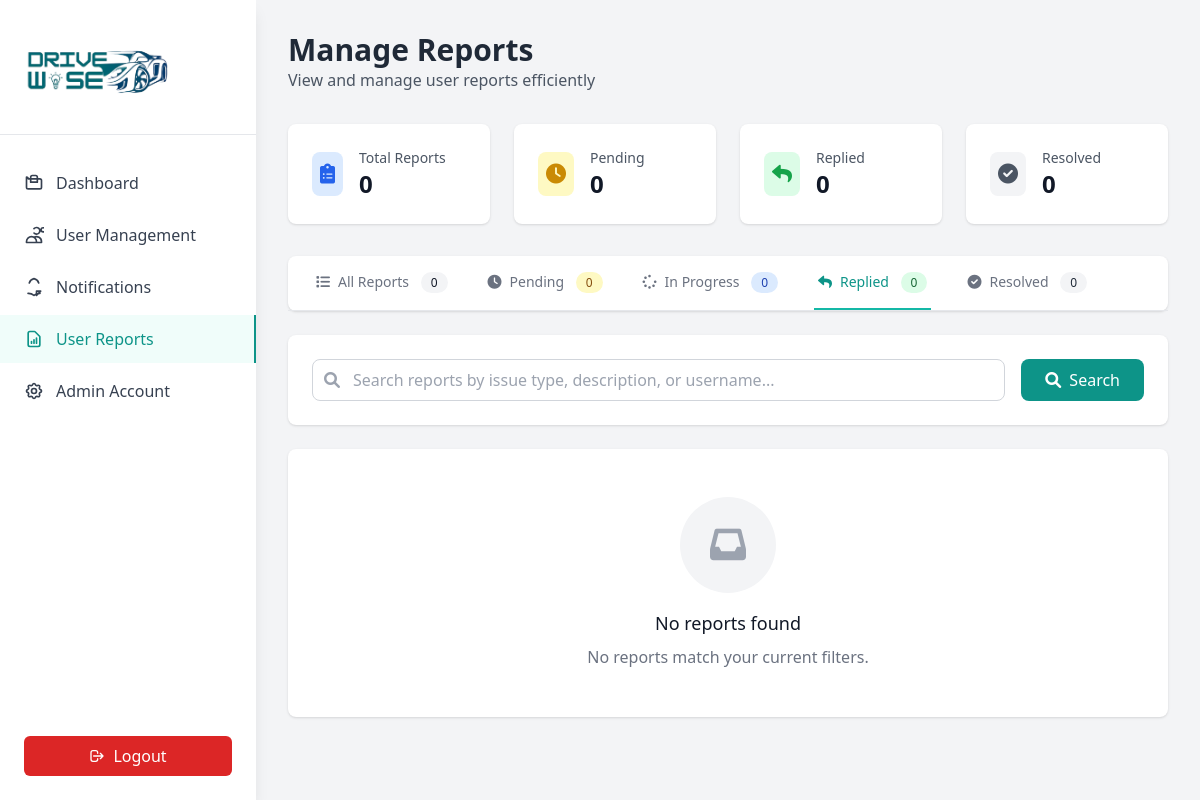
The app's page /reports.php?status=replied (signed in), older data.
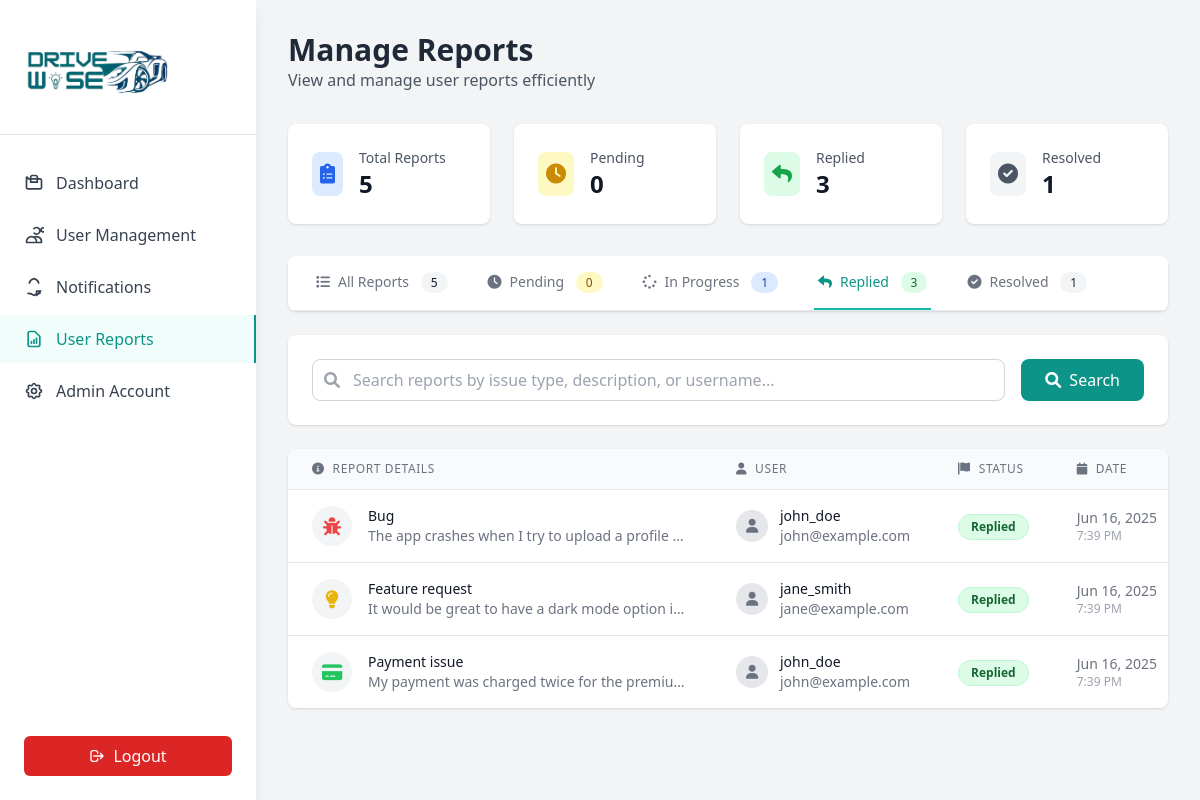
The same page, newer data.
### tables this page shows
CREATE TABLE `reports` (
  `id` int(11) NOT NULL,
  `user_id` int(11) DEFAULT NULL,
  `issue_type` enum('bug','feature_request','account_issue','payment_issue','technical_support','other') NOT NULL,
  `description` text NOT NULL,
  `screenshot_path` varchar(255) DEFAULT NULL,
  `status` enum('pending','in_progress','replied','resolved') DEFAULT 'pending',
  `created_at` timestamp NOT NULL DEFAULT current_timestamp(),
  `updated_at` timestamp NOT NULL DEFAULT current_timestamp() ON UPDATE current_timestamp()
);

CREATE TABLE `users` (
  `id` int(11) NOT NULL,
  `username` varchar(50) NOT NULL,
  `email` varchar(100) NOT NULL,
  `birthday` date DEFAULT NULL,
  `play_time` int(11) DEFAULT 0,
  `quizzes_passed` int(11) DEFAULT 0,
  `modules_done` int(11) DEFAULT 0,
  `points_earned` int(11) DEFAULT 0,
  `created_at` timestamp NOT NULL DEFAULT current_timestamp(),
  `updated_at` timestamp NOT NULL DEFAULT current_timestamp() ON UPDATE current_timestamp()
);

### reports.php (the view, shortened to what the changed rows need)
<?php
require_once 'includes/auth.php';
$statusFilter = $_GET['status'] ?? 'all';
$sql = "SELECT r.*, u.username, u.email
        FROM reports r
        LEFT JOIN users u ON r.user_id = u.id
        WHERE 1=1";
$params = [];
if ($statusFilter !== 'all') {
    $sql .= " AND r.status = ?";
    $params[] = $statusFilter;
}
$sql .= " ORDER BY r.created_at DESC";
$stmt = $pdo->prepare($sql);
$stmt->execute($params);
$reports = $stmt->fetchAll();
$statusCounts = [];
$countStmt = $pdo->query("SELECT status, COUNT(*) as count FROM reports GROUP BY status");
while ($row = $countStmt->fetch()) {
    $statusCounts[$row['status']] = $row['count'];
}
?>
<!DOCTYPE html>
<html lang="en">
<head>
    <script src="https://cdn.tailwindcss.com"></script>
    <link href="https://cdnjs.cloudflare.com/ajax/libs/font-awesome/6.0.0/css/all.min.css" rel="stylesheet">
</head>
<body class="bg-gray-100">
    <div class="ml-64 p-8">
        <div class="mb-8">
            <h1 class="text-3xl font-bold text-gray-800">Manage Reports</h1>
        </div>
        <div class="grid grid-cols-1 md:grid-cols-4 gap-6 mb-8">
            <div class="bg-white rounded-lg shadow p-6">
                <div class="flex items-center">
                    <div class="ml-4">
                        <p class="text-sm font-medium text-gray-600">Total Reports</p>
                        <p class="text-2xl font-bold text-gray-900"><?php echo array_sum($statusCounts); ?></p>
                    </div>
                </div>
            </div>
            <div class="bg-white rounded-lg shadow p-6">
                <div class="flex items-center">
                    <div class="ml-4">
                        <p class="text-sm font-medium text-gray-600">Replied</p>
                        <p class="text-2xl font-bold text-gray-900"><?php echo $statusCounts['replied'] ?? 0; ?></p>
                    </div>
                </div>
            </div>
            <div class="bg-white rounded-lg shadow p-6">
                <div class="flex items-center">
                    <div class="ml-4">
                        <p class="text-sm font-medium text-gray-600">Resolved</p>
                        <p class="text-2xl font-bold text-gray-900"><?php echo $statusCounts['resolved'] ?? 0; ?></p>
                    </div>
                </div>
            </div>
        </div>
        <div class="bg-white rounded-lg shadow mb-6">
            <div class="border-b border-gray-200">
                <nav class="flex space-x-8 px-6">
                    <a href="?status=all" class="<?php echo $statusFilter === 'all' ? 'border-teal-500 text-teal-600' : 'border-transparent text-gray-500 hover:text-gray-700'; ?> whitespace-nowrap py-4 px-1 border-b-2 font-medium text-sm transition-colors">
                        <i class="fas fa-list mr-2"></i>All Reports
                        <span class="ml-2 bg-gray-100 text-gray-900 py-0.5 px-2.5 rounded-full text-xs">
                            <?php echo array_sum($statusCounts); ?>
                        </span>
                    </a>
                    <a href="?status=in_progress" class="<?php echo $statusFilter === 'in_progress' ? 'border-teal-500 text-teal-600' : 'border-transparent text-gray-500 hover:text-gray-700'; ?> whitespace-nowrap py-4 px-1 border-b-2 font-medium text-sm transition-colors">
                        <i class="fas fa-spinner mr-2"></i>In Progress
                        <span class="ml-2 bg-blue-100 text-blue-800 py-0.5 px-2.5 rounded-full text-xs">
                            <?php echo $statusCounts['in_progress'] ?? 0; ?>
                        </span>
                    </a>
                    <a href="?status=replied" class="<?php echo $statusFilter === 'replied' ? 'border-teal-500 text-teal-600' : 'border-transparent text-gray-500 hover:text-gray-700'; ?> whitespace-nowrap py-4 px-1 border-b-2 font-medium text-sm transition-colors">
                        <i class="fas fa-reply mr-2"></i>Replied
                        <span class="ml-2 bg-green-100 text-green-800 py-0.5 px-2.5 rounded-full text-xs">
                            <?php echo $statusCounts['replied'] ?? 0; ?>
                        </span>
                    </a>
                    <a href="?status=resolved" class="<?php echo $statusFilter === 'resolved' ? 'border-teal-500 text-teal-600' : 'border-transparent text-gray-500 hover:text-gray-700'; ?> whitespace-nowrap py-4 px-1 border-b-2 font-medium text-sm transition-colors">
                        <i class="fas fa-check-circle mr-2"></i>Resolved
                        <span class="ml-2 bg-gray-100 text-gray-800 py-0.5 px-2.5 rounded-full text-xs">
                            <?php echo $statusCounts['resolved'] ?? 0; ?>
                        </span>
                    </a>
                </nav>
            </div>
        </div>
        <div class="bg-white rounded-lg shadow overflow-hidden">
            <?php if (empty($reports)): ?>
                <div class="p-12 text-center">
                    <div class="w-24 h-24 mx-auto mb-4 bg-gray-100 rounded-full flex items-center justify-center">
                        <i class="fas fa-inbox text-4xl text-gray-400"></i>
                    </div>
                    <h3 class="text-lg font-medium text-gray-900 mb-2">No reports found</h3>
                    <p class="text-gray-500">No reports match your current filters.</p>
                </div>
            <?php else: ?>
                <div class="overflow-x-auto">
                    <table class="min-w-full divide-y divide-gray-200">
                        <thead class="bg-gray-50">
                            <tr>
                                <th class="px-6 py-3 text-left text-xs font-medium text-gray-500 uppercase tracking-wider">
                                    <i class="fas fa-info-circle mr-2"></i>Report Details
                                </th>
                                <th class="px-6 py-3 text-left text-xs font-medium text-gray-500 uppercase tracking-wider">
                                    <i class="fas fa-user mr-2"></i>User
                                </th>
                                <th class="px-6 py-3 text-left text-xs font-medium text-gray-500 uppercase tracking-wider">
                                    <i class="fas fa-flag mr-2"></i>Status
                                </th>
                                <th class="px-6 py-3 text-left text-xs font-medium text-gray-500 uppercase tracking-wider">
                                    <i class="fas fa-calendar mr-2"></i>Date
                                </th>
                            </tr>
                        </thead>
                        <tbody class="bg-white divide-y divide-gray-200">
                            <?php foreach ($reports as $report): ?>
                                <tr class="hover:bg-gray-50 transition-colors">
                                    <td class="px-6 py-4">
                                        <div class="flex items-start">
                                            <div class="flex-shrink-0">
                                                <?php
                                                $iconClass = match($report['issue_type']) {
                                                    'bug' => 'fas fa-bug text-red-500',
                                                    'feature_request' => 'fas fa-lightbulb text-yellow-500',
                                                    'account_issue' => 'fas fa-user-cog text-blue-500',
                                                    'payment_issue' => 'fas fa-credit-card text-green-500',
                                                    'technical_support' => 'fas fa-tools text-purple-500',
                                                    default => 'fas fa-question-circle text-gray-500'
                                                };
                                                ?>
                                                <div class="w-10 h-10 rounded-full bg-gray-100 flex items-center justify-center">
                                                    <i class="<?php echo $iconClass; ?> text-lg"></i>
                                                </div>
                                            </div>
                                            <div class="ml-4">
                                                <div class="text-sm font-medium text-gray-900">
                                                    <?php echo ucfirst(str_replace('_', ' ', $report['issue_type'])); ?>
                                                </div>
                                                <div class="text-sm text-gray-500 max-w-xs truncate">
                                                    <?php echo htmlspecialchars($report['description']); ?>
                                                </div>
                                            </div>
                                        </div>
                                    </td>
                                    <td class="px-6 py-4 whitespace-nowrap">
                                        <div class="flex items-center">
                                            <div class="w-8 h-8 bg-gray-200 rounded-full flex items-center justify-center">
                                                <i class="fas fa-user text-gray-500 text-sm"></i>
                                            </div>
                                            <div class="ml-3">
                                                <div class="text-sm font-medium text-gray-900"><?php echo htmlspecialchars($report['username'] ?? 'Unknown'); ?></div>
                                                <div class="text-sm text-gray-500"><?php echo htmlspecialchars($report['email'] ?? ''); ?></div>
                                            </div>
                                        </div>
                                    </td>
                                    <td class="px-6 py-4 whitespace-nowrap">
                                        <?php
                                        $statusClasses = [
                                            'pending' => 'bg-yellow-100 text-yellow-800 border-yellow-200',
                                            'in_progress' => 'bg-blue-100 text-blue-800 border-blue-200',
                                            'replied' => 'bg-green-100 text-green-800 border-green-200',
                                            'resolved' => 'bg-gray-100 text-gray-800 border-gray-200'
                                        ];
                                        $statusClass = $statusClasses[$report['status']] ?? 'bg-gray-100 text-gray-800 border-gray-200';
                                        ?>
                                        <span class="inline-flex px-3 py-1 text-xs font-semibold rounded-full border <?php echo $statusClass; ?>">
                                            <?php echo ucfirst(str_replace('_', ' ', $report['status'])); ?>
                                        </span>
                                    </td>
                                    <td class="px-6 py-4 whitespace-nowrap text-sm text-gray-500">
                                        <div class="flex flex-col">
                                            <span class="font-medium"><?php echo date('M j, Y', strtotime($report['created_at'])); ?></span>
                                            <span class="text-xs text-gray-400"><?php echo date('g:i A', strtotime($report['created_at'])); ?></span>
                                        </div>
                                    </td>
                                </tr>
                            <?php endforeach; ?>
                        </tbody>
                    </table>
                </div>
            <?php endif; ?>
        </div>
    </div>
</body>
</html>

Row changes from the older to the newer data that the page shows:
added reports: issue_type "Bug", description "The app crashes when I try to upload a profile…", user.username "john_doe", user.email "john@example.com", status "Replied", created_at "Jun 16, 2025", created_at "7:39 PM"
added reports: issue_type "Feature request", description "It would be great to have a dark mode option i…", user.username "jane_smith", user.email "jane@example.com", status "Replied", created_at "Jun 16, 2025", created_at "7:39 PM"
added reports: issue_type "Payment issue", description "My payment was charged twice for the premiu…", user.username "john_doe", user.email "john@example.com", status "Replied", created_at "Jun 16, 2025", created_at "7:39 PM"
Text that changed along with them:
array_sum($statusCounts): "0" → "5"
$statusCounts['replied']: "0" → "3"
$statusCounts['resolved']: "0" → "1"
$statusCounts['in_progress']: "0" → "1"
text no longer shown: "No reports found No reports match your current filters."
text now shown: "REPORT DETAILS USER STATUS DATE"
